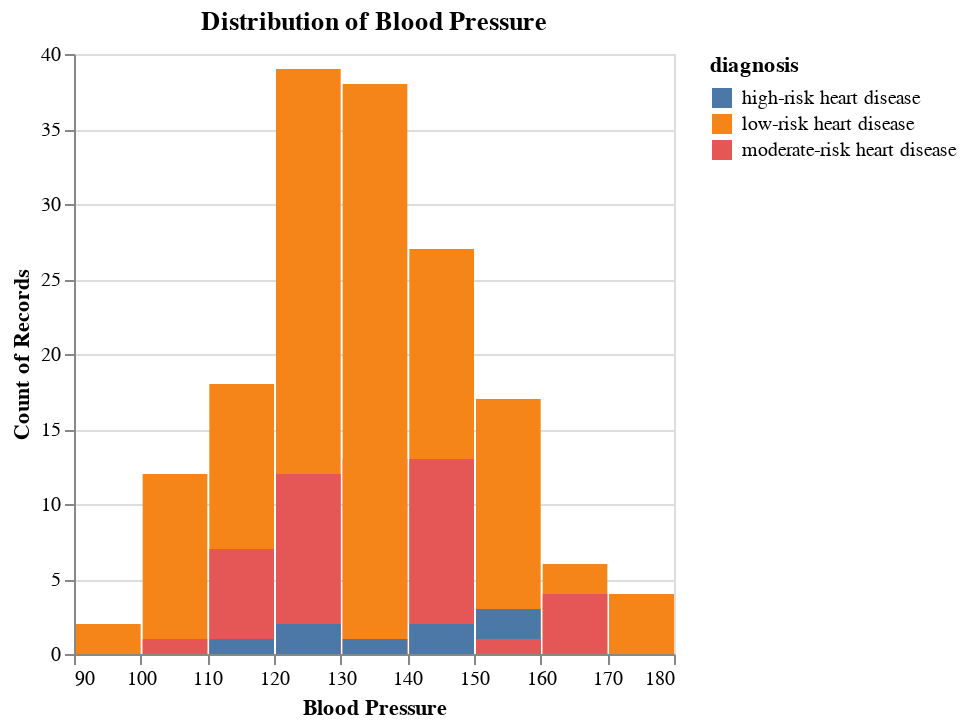

Notebook source saved alongside this figure:
### Code cell
# blood pressure
bp_hist = alt.Chart(heart_disease_train).mark_bar().encode(
    x=alt.X("resting_bp:Q", bin = True).title("Blood Pressure"),
    y=alt.Y("count()").stack(False),
    color="diagnosis:N"
).properties(
    title = "Distribution of Blood Pressure"
)

bp_hist

### Figure 1 — Vega-Lite specification as saved in the notebook (floating-point values rounded to 4 significant figures; data arrays with more than 128 entries replaced by an {"elided": "..."} marker saying what was removed)
{"config": {"view": {"continuousWidth": 300, "continuousHeight": 300}}, "data": {"name": "data-10401e2e90981e70ac823e98d8e66292"}, "mark": {"type": "bar"}, "encoding": {"color": {"field": "diagnosis", "type": "nominal"}, "x": {"bin": true, "field": "resting_bp", "title": "Blood Pressure", "type": "quantitative"}, "y": {"aggregate": "count", "stack": false, "type": "quantitative"}}, "title": "Distribution of Blood Pressure", "$schema": "https://vega.github.io/schema/vega-lite/v5.15.1.json", "datasets": {"data-10401e2e90981e70ac823e98d8e66292": {"elided": "227 records"}}}
